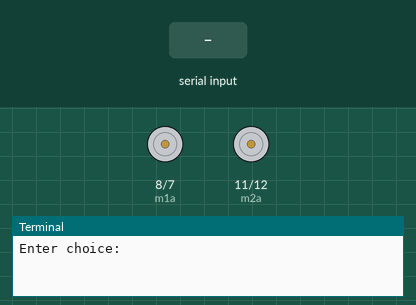
The program below on a simulated Raspberry Pi (header pin numbers). Parts: motor-driver pin pairs drawn as motors (green arrow = first pin HIGH = forward, orange = second pin HIGH = backward, longer = more drive), the last lines printed to the terminal. Inputs (shaded band) come from the test bench.

Above: at 1.2 s.
1.3 s: "w" typed at the terminal, then Enter
At 2.0 s:
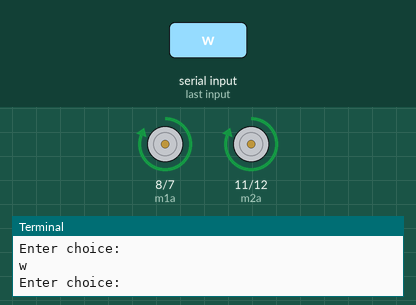
2.8 s: "s" typed at the terminal, then Enter
At 3.2 s:
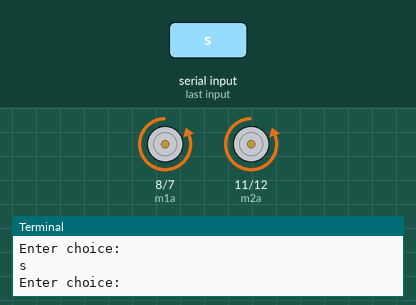
4.3 s: "a" typed at the terminal, then Enter
At 5.5 s:
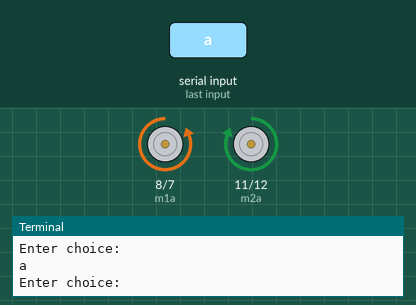
5.8 s: "d" typed at the terminal, then Enter
At 6.6 s:
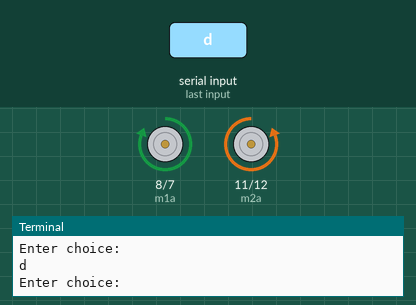
Timing chart, 0 to 8.3 s (numbered marks = the images above; inputs shaded):
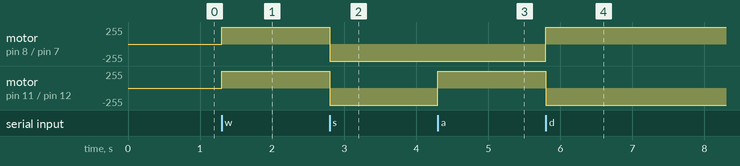

The program:

rover_motor.py
```python
import time
import RPi.GPIO as GPIO

GPIO.setmode(GPIO.BOARD)

m1a,m1b,m2a,m2b=8,7,11,12

GPIO.setup(m1a,GPIO.OUT)
GPIO.setup(m1b,GPIO.OUT)
GPIO.setup(m2a,GPIO.OUT)
GPIO.setup(m2b,GPIO.OUT)


def forward():
    GPIO.output(m1a,True)
    GPIO.output(m1b,False)
    GPIO.output(m2a,True)
    GPIO.output(m2b,False)


def backword():
    GPIO.output(m1a,False)
    GPIO.output(m1b,True)
    GPIO.output(m2a,False)
    GPIO.output(m2b,True)

def right():
    GPIO.output(m1a,False)
    GPIO.output(m1b,True)
    GPIO.output(m2a,True)
    GPIO.output(m2b,False)

def left():
    GPIO.output(m1a,True)
    GPIO.output(m1b,False)
    GPIO.output(m2a,False)
    GPIO.output(m2b,True)


def stop():
    GPIO.output(m1a,False)
    GPIO.output(m1b,False)
    GPIO.output(m2a,False)
    GPIO.output(m2b,False)


while True:
    direc=input("Enter choice: ")
    if direc == "w":
        forward()
    elif direc == "s":
        backword()
    elif direc == "a":
        right()
    elif direc == "d":
        left()
    elif direc == "x":
        stop()
```

Measured:
- after the input at 1.3 s, motor on pin 8 (m1a) / pin 7 (m1b), motor on pin 11 (m2a) / pin 12 (m2b): stopped → forward 255/255 at once
- after the input at 2.8 s, motor on pin 8 (m1a) / pin 7 (m1b), motor on pin 11 (m2a) / pin 12 (m2b): forward 255/255 → backward 255/255 at once
- after the input at 4.3 s, motor on pin 11 (m2a) / pin 12 (m2b): backward 255/255 → forward 255/255 at once
- after the input at 5.8 s, motor on pin 8 (m1a) / pin 7 (m1b): backward 255/255 → forward 255/255 at once; motor on pin 11 (m2a) / pin 12 (m2b): forward 255/255 → backward 255/255 at once
